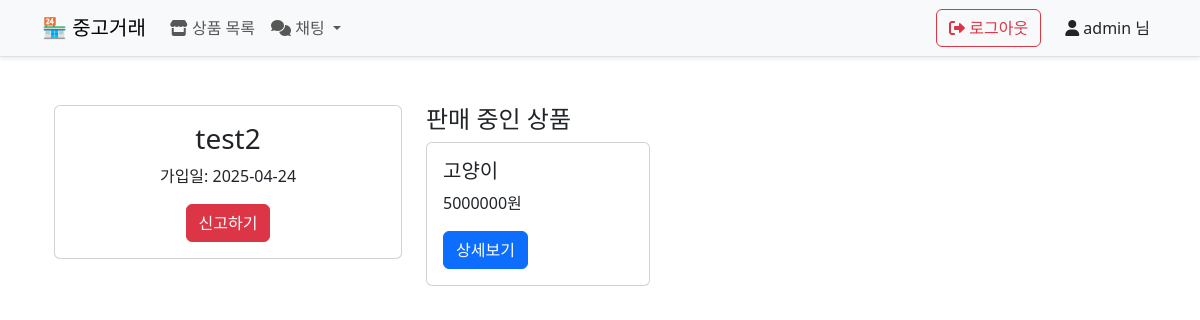
The page /accounts/profile/2/ (signed in) on the database as committed earlier.
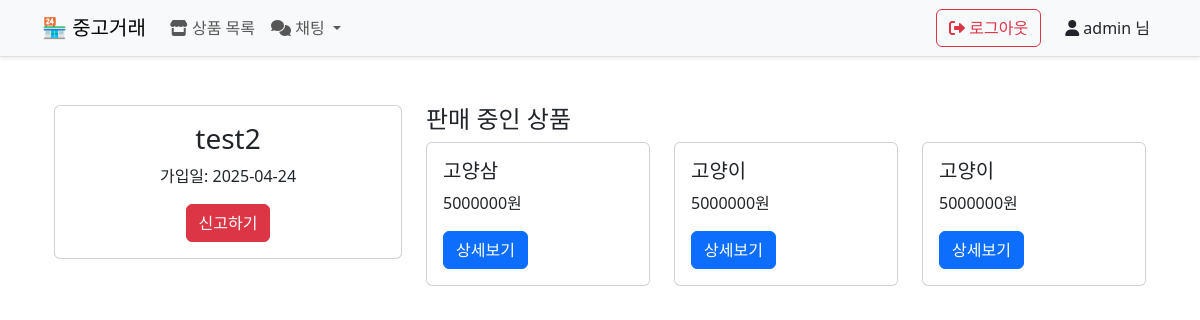
The same page on the database as committed later.
### products/models.py (models this page shows)
class Product(models.Model):
    name = models.CharField(max_length=100)
    description = models.TextField()
    price = models.PositiveIntegerField()
    user = models.ForeignKey(CustomUser, on_delete=models.CASCADE)
    created_at = models.DateTimeField(auto_now_add=True)
    is_hidden = models.BooleanField(default=False)

### accounts/views.py (the view)
# urls.py: path('profile/<int:user_id>/', views.user_profile, name='user_profile'),
@login_required
def user_profile(request, user_id):
    target_user = get_object_or_404(CustomUser, id=user_id)
    user_products = Product.objects.filter(user=target_user).order_by('-created_at')
    context = {
        'target_user': target_user,
        'user_products': user_products,
    }
    return render(request, 'accounts/user_profile.html', context)

### templates/accounts/user_profile.html (shortened to what this page needs)
{% extends 'base.html' %}
{% block content %}
<div class="container mt-5">
    <div class="row">
        <div class="col-md-4">
            <div class="card">
                <div class="card-body text-center">
                    <h3 class="card-title">{{ target_user.username }}</h3>
                    <p class="card-text">가입일: {{ target_user.date_joined|date:"Y-m-d" }}</p>
                    {% if user != target_user %}
                    <button type="button" class="btn btn-danger" data-bs-toggle="modal" data-bs-target="#reportModal">
                        신고하기
                    </button>
                    {% endif %}
                </div>
            </div>
        </div>
        <div class="col-md-8">
            <h4>판매 중인 상품</h4>
            <div class="row">
                {% for product in user_products %}
                <div class="col-md-4 mb-4">
                    <div class="card">
                        <div class="card-body">
                            <h5 class="card-title">{{ product.name }}</h5>
                            <p class="card-text">{{ product.price }}원</p>
                            <a href="{% url 'products:product_detail' product.id %}" class="btn btn-primary">상세보기</a>
                        </div>
                    </div>
                </div>
                {% empty %}
                <div class="col-12">
                    <p>판매 중인 상품이 없습니다.</p>
                </div>
                {% endfor %}
            </div>
        </div>
    </div>
</div>
{% endblock %}

Rows that differ between the two databases and show on the page:
added Product: name "고양삼", price "5000000"
added Product: name "고양이", price "5000000"
